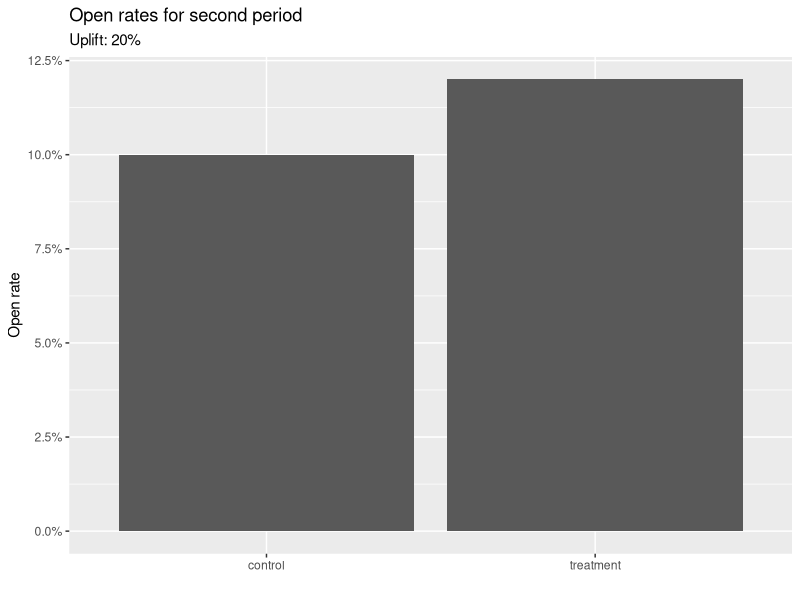
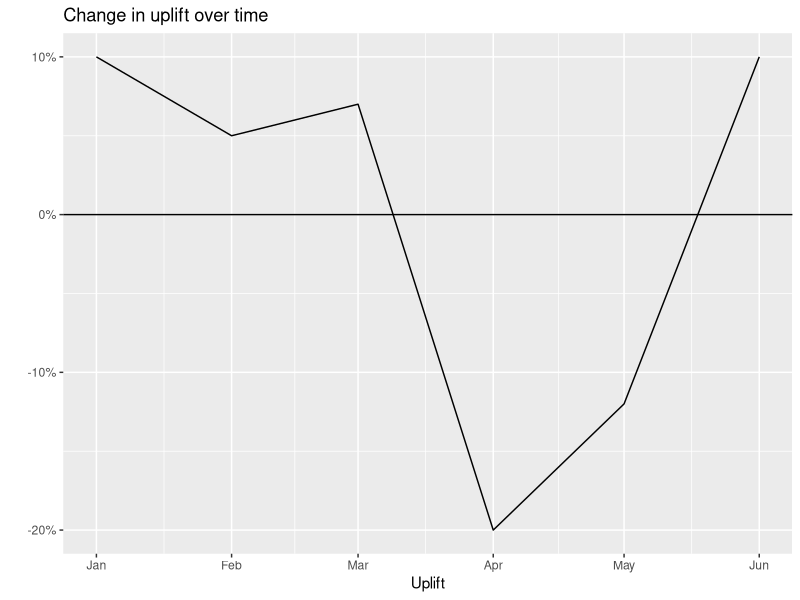

R code for these plots, in order: (Note: this script raises an error after producing the figures.)
## ---- chunk 1
# knitr::opts_knit$set(root.dir = '..')

library(knitr)
library(data.table)
library(ggplot2)
## ---- chunk 2
dt <- data.table(
    group = c("control", "treatment"),
    open_rate = c(0.1, 0.12)
)
ggplot(dt, aes(x = group, y = open_rate)) +
    geom_col() +
    scale_y_continuous(labels = scales::percent) +
    labs(
        title = "Open rates for second period",
        subtitle = paste0("Uplift: 20%"),
        x = "", y = "Open rate"
    )
## ---- chunk 3

dt <- data.table(
    date = as.Date(c(
        "2020-01-01", "2020-02-01", "2020-03-01",
        "2020-04-01", "2020-05-01", "2020-06-01"
    )),
    uplift = c(0.1, 0.05, 0.07, -0.2, -0.12, 0.1)
)
ggplot(dt, aes(date, uplift)) +
    geom_line() +
    geom_hline(yintercept = 0) +
    scale_y_continuous(labels = scales::percent) +
    labs(
        title = "Change in uplift over time",
        x = "Uplift", y = ""
    )

## ---- chunk 4
include_graphics("figures/uplift.png")
